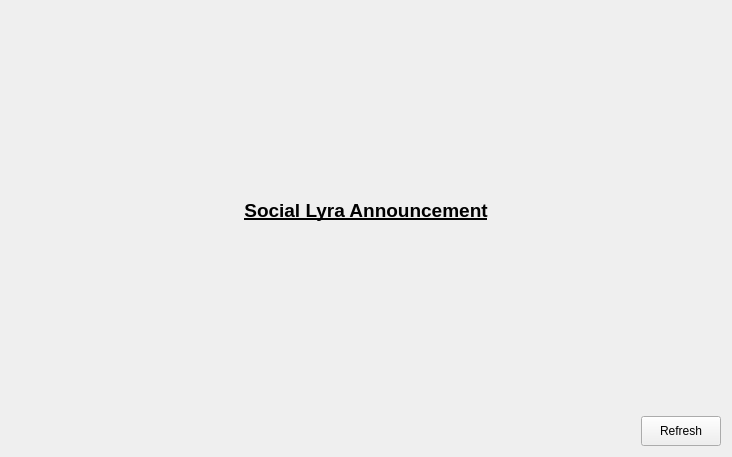
<?xml version="1.0" encoding="UTF-8"?>
<ui version="4.0">
 <class>AnnouncementView</class>
 <widget class="QWidget" name="AnnouncementView">
  <property name="geometry">
   <rect>
    <x>0</x>
    <y>0</y>
    <width>732</width>
    <height>457</height>
   </rect>
  </property>
  <property name="sizePolicy">
   <sizepolicy hsizetype="Preferred" vsizetype="Preferred">
    <horstretch>0</horstretch>
    <verstretch>0</verstretch>
   </sizepolicy>
  </property>
  <property name="maximumSize">
   <size>
    <width>16777215</width>
    <height>750</height>
   </size>
  </property>
  <property name="windowTitle">
   <string>Form</string>
  </property>
  <property name="styleSheet">
   <string notr="true"/>
  </property>
  <layout class="QVBoxLayout" name="verticalLayout_2">
   <item>
    <layout class="QVBoxLayout" name="verticalLayout_3">
     <item>
      <widget class="QLabel" name="mainTitleLable">
       <property name="sizePolicy">
        <sizepolicy hsizetype="Preferred" vsizetype="Preferred">
         <horstretch>0</horstretch>
         <verstretch>0</verstretch>
        </sizepolicy>
       </property>
       <property name="styleSheet">
        <string notr="true">text-decoration:underline;
font-size:19px;
font-weight:700;</string>
       </property>
       <property name="text">
        <string>Social Lyra Announcement</string>
       </property>
       <property name="alignment">
        <set>Qt::AlignCenter</set>
       </property>
      </widget>
     </item>
     <item>
      <layout class="QVBoxLayout" name="verticalLayout">
       <property name="spacing">
        <number>0</number>
       </property>
      </layout>
     </item>
    </layout>
   </item>
   <item alignment="Qt::AlignRight">
    <widget class="QPushButton" name="pushButton">
     <property name="sizePolicy">
      <sizepolicy hsizetype="Preferred" vsizetype="Preferred">
       <horstretch>0</horstretch>
       <verstretch>0</verstretch>
      </sizepolicy>
     </property>
     <property name="maximumSize">
      <size>
       <width>1000</width>
       <height>30</height>
      </size>
     </property>
     <property name="text">
      <string>Refresh</string>
     </property>
    </widget>
   </item>
  </layout>
 </widget>
 <resources/>
 <connections/>
</ui>
